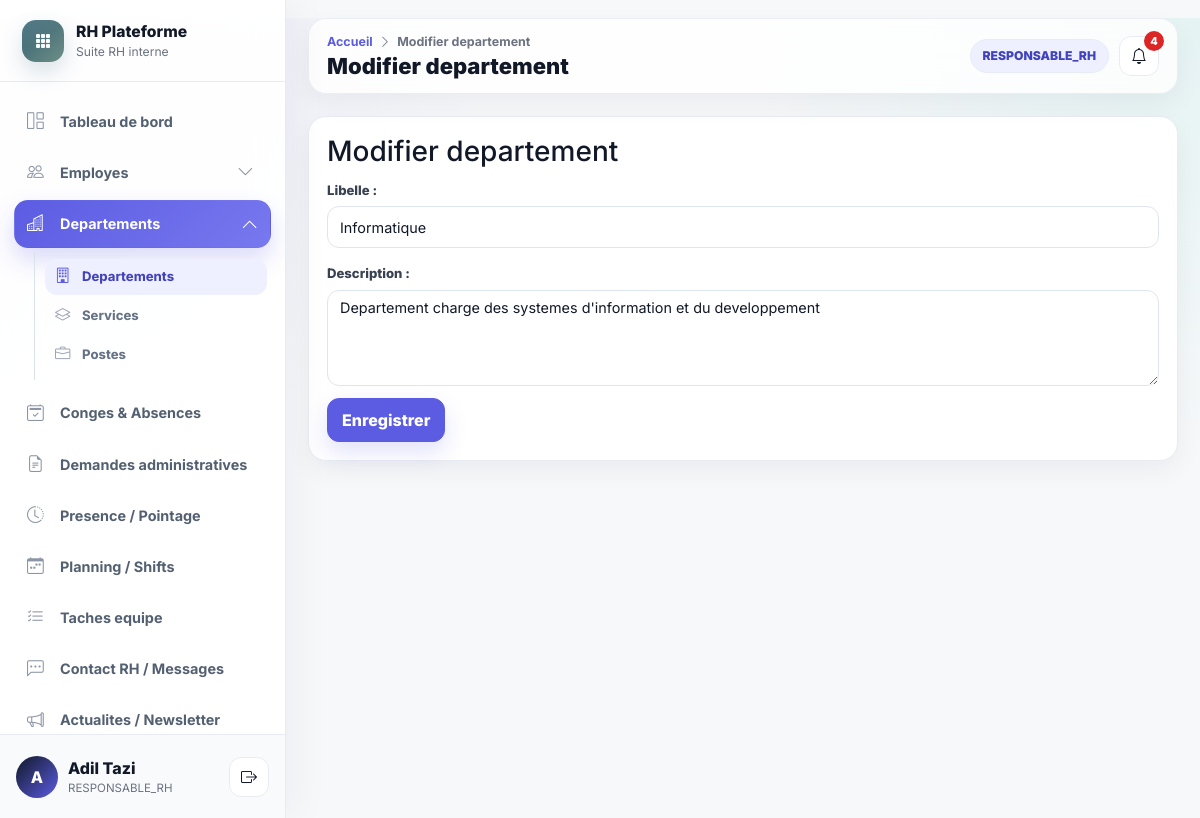
The page /departements/1/modifier (signed in) on the database its author committed.
### accounts/models.py (models this page shows, shortened)
class UtilisateurProfile(models.Model):
    user = models.OneToOneField(settings.AUTH_USER_MODEL, on_delete=models.CASCADE, related_name="profile")
    role = models.CharField(max_length=40, choices=Role.choices)
    actif = models.BooleanField(default=True)
    employe = models.OneToOneField(
        "hr.Employe",
        on_delete=models.SET_NULL,
        null=True,
        blank=True,
        related_name="utilisateur_profile",
    )
    class Meta:
        verbose_name = "Utilisateur"
        verbose_name_plural = "Utilisateurs"

### hr/models.py (models this page shows, shortened)
class Employe(models.Model):
    matricule = models.CharField(max_length=100, unique=True)
    nom = models.CharField(max_length=255)
    prenom = models.CharField(max_length=255)
    email = models.EmailField()
    telephone = models.CharField(max_length=80, blank=True)
    date_naissance = models.DateField(null=True, blank=True)
    date_embauche = models.DateField()
    adresse = models.TextField(blank=True)
    photo = models.ImageField(upload_to="uploads/photos/", null=True, blank=True)
    departement = models.ForeignKey(Departement, on_delete=models.SET_NULL, null=True, blank=True, related_name="employes")
    service = models.ForeignKey(Service, on_delete=models.SET_NULL, null=True, blank=True, related_name="employes")
    poste = models.ForeignKey(Poste, on_delete=models.SET_NULL, null=True, blank=True, related_name="employes")
    responsable = models.ForeignKey("self", on_delete=models.SET_NULL, null=True, blank=True, related_name="collaborateurs")
    localisation = models.CharField(max_length=255, blank=True, default="Casablanca")
    actif = models.BooleanField(default=True)
    created_at = models.DateTimeField(auto_now_add=True)
    updated_at = models.DateTimeField(auto_now=True)
    class Meta:
        ordering = ["nom", "prenom"]
    @property
    def nom_complet(self):
        return f"{self.prenom or ''} {self.nom or ''}".strip()

class Departement(models.Model):
    libelle = models.CharField(max_length=255)
    description = models.TextField(blank=True)
    created_at = models.DateTimeField(auto_now_add=True)
    updated_at = models.DateTimeField(auto_now=True)
    class Meta:
        ordering = ["libelle"]

### hr/views.py (the view)
# urls.py: path("departements/<int:pk>/modifier", views.departement_update, name="departement_update"),
@role_required(Role.ADMIN, Role.RESPONSABLE_RH)
def departement_update(request, pk):
    departement = get_object_or_404(Departement, pk=pk)
    return render(request, "departements/form.html", {"page_title": "Modifier departement", "form": DepartementForm(instance=departement), "departement": departement})

### hr/forms.py (shortened to what this page needs)
class DepartementForm(BootstrapModelForm):
    class Meta:
        model = Departement
        fields = ["libelle", "description"]
        widgets = {"description": forms.Textarea(attrs={"rows": 2})}

### hr/permissions.py (called while the page is built)
def profile_for(user):
    return getattr(user, "profile", None)

def has_any_role(user, *roles):
    profile = profile_for(user)
    return bool(user.is_authenticated and profile and profile.actif and profile.role in roles)

def role_required(*roles):
    def decorator(view_func):
        @login_required
        @wraps(view_func)
        def wrapper(request, *args, **kwargs):
            if not has_any_role(request.user, *roles):
                messages.error(request, "Vous n'etes pas autorise a acceder a cette page.")
                return redirect("dashboard")
            return view_func(request, *args, **kwargs)
        return wrapper
    return decorator

### templates/departements/form.html (shortened to what this page needs)
{% extends "base.html" %}
{% block content %}
<form class="form-panel" method="post" action="{% url 'departement_save' %}">
    <h3>{{ page_title }}</h3>
    {{ form.as_p }}
    <button class="btn btn-accent">Enregistrer</button>
</form>
{% endblock %}

### templates/base.html (shortened to what this page needs)
{% load static message_tags %}
<!DOCTYPE html>
<html lang="fr">
<head>
    <link href="https://cdn.jsdelivr.net/npm/bootstrap@5.3.3/dist/css/bootstrap.min.css" rel="stylesheet">
    <link href="https://cdn.jsdelivr.net/npm/bootstrap-icons@1.11.3/font/bootstrap-icons.css" rel="stylesheet">
    <link rel="stylesheet" href="{% static 'css/main.css' %}?v=premium-rh-saas-1">
</head>
<body class="app-body">
<div class="app-shell">
    <aside id="sidebar" class="app-sidebar">
        <div class="sidebar-brand">
            <div class="brand-mark"><i class="bi bi-grid-3x3-gap-fill"></i></div>
            <div class="brand-copy">
                <div class="brand-title">RH Plateforme</div>
                <div class="brand-subtitle">Suite RH interne</div>
            </div>
        </div>
        <nav class="sidebar-nav" aria-label="Navigation principale">
            <a href="{% url 'dashboard' %}" class="sidebar-item nav-link" data-route="/dashboard"><i class="bi bi-grid-1x2"></i><span>Tableau de bord</span></a>
            <div class="sidebar-group" data-group-route="/employes">
                <button class="sidebar-item sidebar-parent nav-link {% if nav_module == 'employes' %}active{% endif %}" type="button" data-bs-toggle="collapse" data-bs-target="#menuEmployes" aria-expanded="{% if nav_module == 'employes' %}true{% else %}false{% endif %}">
                    <i class="bi bi-people"></i><span>Employes</span><i class="bi bi-chevron-down ms-auto"></i>
                </button>
            </div>
            {% if utilisateur_connecte.role == "ADMIN" or utilisateur_connecte.role == "RESPONSABLE_RH" %}
                <div class="sidebar-group" data-group-route="/departements">
                    <button class="sidebar-item sidebar-parent nav-link {% if nav_module == 'departements' %}active{% endif %}" type="button" data-bs-toggle="collapse" data-bs-target="#menuDepartements" aria-expanded="{% if nav_module == 'departements' %}true{% else %}false{% endif %}">
                        <i class="bi bi-buildings"></i><span>Departements</span><i class="bi bi-chevron-down ms-auto"></i>
                    </button>
                    <div class="collapse sidebar-submenu {% if nav_module == 'departements' %}show{% endif %}" id="menuDepartements">
                        <a href="{% url 'departements_list' %}?tab=departements" class="sidebar-subitem {% if nav_item == 'departements_departements' %}active{% endif %}" data-route="/departements"><i class="bi bi-building"></i><span>Departements</span></a>
                        <a href="{% url 'departements_list' %}?tab=services" class="sidebar-subitem {% if nav_item == 'departements_services' %}active{% endif %}" data-route="/departements"><i class="bi bi-layers"></i><span>Services</span></a>
                        <a href="{% url 'departements_list' %}?tab=postes" class="sidebar-subitem {% if nav_item == 'departements_postes' %}active{% endif %}" data-route="/departements"><i class="bi bi-briefcase"></i><span>Postes</span></a>
                    </div>
                </div>
            {% endif %}
            <a href="{% url 'conges_list' %}" class="sidebar-item nav-link" data-route="/conges"><i class="bi bi-calendar2-check"></i><span>Conges & Absences</span></a>
            <a href="{% url 'demandes_list' %}" class="sidebar-item nav-link" data-route="/demandes"><i class="bi bi-file-earmark-text"></i><span>Demandes administratives</span></a>
            <a href="{% url 'attendance' %}" class="sidebar-item nav-link" data-route="/pointage"><i class="bi bi-clock-history"></i><span>Presence / Pointage</span></a>
            <a href="{% url 'planning' %}" class="sidebar-item nav-link" data-route="/planning"><i class="bi bi-calendar-week"></i><span>Planning / Shifts</span></a>
            <a href="{% url 'team_tasks' %}" class="sidebar-item nav-link" data-route="/taches"><i class="bi bi-list-check"></i><span>Taches equipe</span></a>
            <a href="{% url 'rh_messages' %}" class="sidebar-item nav-link" data-route="/messages-rh"><i class="bi bi-chat-left-dots"></i><span>Contact RH / Messages</span></a>
            <a href="{% url 'news_list' %}" class="sidebar-item nav-link" data-route="/actualites"><i class="bi bi-megaphone"></i><span>Actualites / Newsletter</span></a>
        </nav>
        <div class="sidebar-user">
            <div class="user-avatar"><span>{{ utilisateur_connecte.employe.prenom|first|default:"U" }}</span></div>
            <div class="user-meta">
                <div class="user-name">{{ utilisateur_connecte.employe.nom_complet|default:"Utilisateur" }}</div>
                <div class="user-role">{{ utilisateur_connecte.role|default:"Session" }}</div>
            </div>
            <form action="{% url 'logout' %}" method="post" class="ms-auto">
                <button type="submit" class="btn btn-rh-icon" title="Se deconnecter"><i class="bi bi-box-arrow-right"></i></button>
            </form>
        </div>
    </aside>
    <main id="main-content" class="app-main">
        <nav class="app-topbar">
            <div class="page-header">
                <div class="breadcrumb-line">
                    <a href="{% url 'dashboard' %}">Accueil</a>
                    <i class="bi bi-chevron-right"></i>
                    <span>{{ page_title|default:"Page" }}</span>
                </div>
                <h1 class="page-title">{{ page_title|default:"Page" }}</h1>
            </div>
            <div class="topbar-actions">
                <span class="role-pill">{{ utilisateur_connecte.role|default:"Utilisateur" }}</span>
                <a href="{% url 'notifications_list' %}" class="btn btn-rh-icon position-relative" title="Notifications">
                    <i class="bi bi-bell"></i>
                    {% if notifications_non_lues > 0 %}<span class="topbar-badge">{{ notifications_non_lues }}</span>{% endif %}
                </a>
            </div>
        </nav>
        <div class="app-content">
            {% block content %}{% endblock %}
        </div>
    </main>
</div>
</body>
</html>

### rows shown on the page
UtilisateurProfile: employe.prenom|first "A", employe.nom_complet "Adil Tazi", role "RESPONSABLE_RH"
Departement: libelle "Informatique", description "Departement charge des systemes d'information et du developpement"

### other values the page prints
{{ page_title|default:"Page" }} "Modifier departement"
{{ notifications_non_lues }} "4"
{{ page_title }} "Modifier departement"
